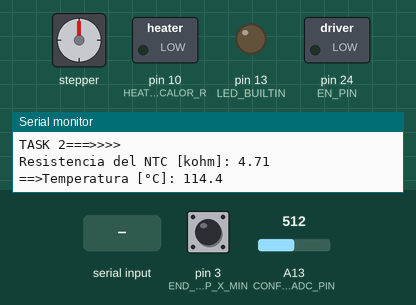
This sketch was run on a simulated Arduino Mega 2560, built with avr-gcc and run on an emulated ATmega2560. On the bench: stepper motor, switched loads named in the sketch (green lamp = pin HIGH), output pins drawn as LEDs (lit = HIGH), the last lines printed to the serial monitor. Wiring (inferred from the names in the program): stepper motor driver (200 steps per turn assumed): step pin 26; direction pin 28. The inputs (shaded band) are chosen by the test bench; at power-on: A13 (CONFIG_THERMISTOR_ADC_PIN) = 512, pin 3 (END_STOP_X_MIN) HIGH. Pins used as bus, display or sensor lines are not drawn.

Above: at 1.2 s.
1.3 s: "Task 2\n" received over Serial
At 3.2 s:
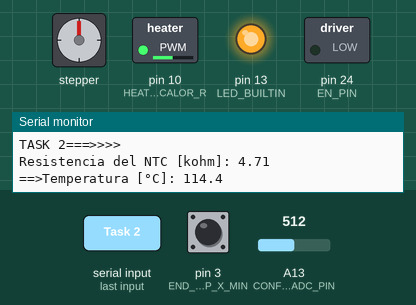
4.3 s: A13 (CONFIG_THERMISTOR_ADC_PIN) set to 15
At 5.3 s:
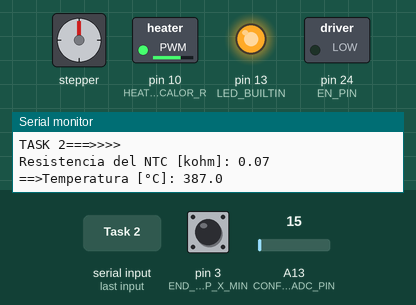
7.3 s: "R" received over Serial
At 8.87 s:
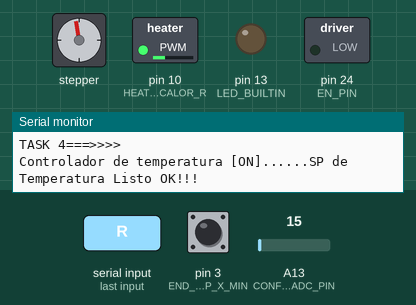
10.3 s: pin 3 (END_STOP_X_MIN) pulled LOW for 0.15 s
13.3 s: A13 (CONFIG_THERMISTOR_ADC_PIN) set to 56
16.3 s: A13 (CONFIG_THERMISTOR_ADC_PIN) set to 66
At 17.32 s:
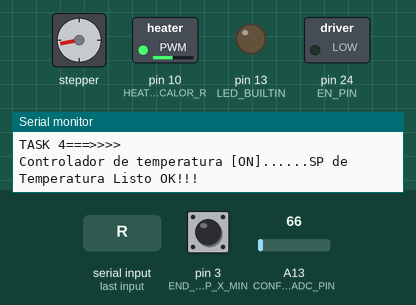
Timing chart, 0 to 22.4 s (numbered marks = the images above; inputs shaded):
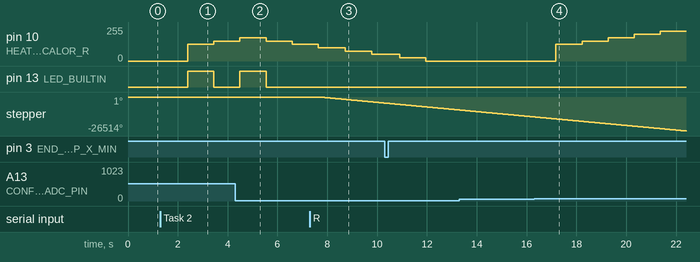

Measured:
- the behaviour switches between 60 and 61 on A13 (CONFIG_THERMISTOR_ADC_PIN) (found by bisection; images 3 and 4)
- after the input at 1.3 s, pin 10 (HEATER_CALOR_R): 0/255 → 125/255 after 1.1 s, → 150/255 1.0 s later; pin 13 (LED_BUILTIN): LOW → HIGH after 1.1 s, → LOW 1.0 s later
- after the input at 4.3 s, pin 13 (LED_BUILTIN): goes on until 5.5 s, then stays LOW
- after the input at 7.3 s, stepper: keeps turning counter-clockwise at about 1815°/s, starting after 0.39 s
- after the input at 16.3 s, pin 10 (HEATER_CALOR_R): moves from 0/255 to 225/255 over 4.2 s, starting after 0.88 s

The sketch:

EXTRUSOR_FILAMENTO.ino
```cpp
#include "Temperature_Controler.h"
#include "Thermistor.h"
#include "STEPPER_A4988.h"

#define HEATER_CALOR_R                    10
#define END_STOP_X_MIN                    3


//Sentido de giro
#define CK                                false
#define CCK                               false

//Definir el SET POINT DE TEMPERATURA o Temperatura que del 'hooter' deseada
#define SET_POINT_TEMPERATURA             260.0f

/*
  Estructuras y definiciones tipo
*/
typedef struct{
  uint8_t appEstadoActual;
  uint8_t appEstadoSiguiente;

}FSM_t;


/*
  Variables globales
*/
static int valPotenciaPWM=0;
static float temperatura;
static bool  tempControllerEnable=false;
static bool temperatureReady=false;
static uint8_t finalCarreraAlcanzado;
static uint8_t finalCarreraAlcanzadoPrev=HIGH;
static bool stepperState=false;                 //Flag para saber si el motor PAP esta rotando o no
static bool modoAutomatico=false;                //Por defecto puede iniciar en manual o en automatico

FSM_t FSM;                          //Variable para la maquina de estados

#define TASK1_POLLRATE_MS       15UL  //Tarea de ............Leer comandos del puerto consola
#define TASK2_POLLRATE_MS       20UL  //Tarea de ...............Leer y Calcular y mostrar la resistencia y Temperatura (toma unos 300ms en tltal) (MODO MAN)
#define TASK3_POLLRATE_MS       50UL  //Tarea de ...............leer pulsadores/switches
#define TASK4_POLLRATE_MS       1000UL  //Tarea de ..............SETEO EXACTO DE TEMPERATURA MEDIANTE CONTROLADOR (con la tempersra actual de la TASK2, y el SP de temperatura pre-establecido)
#define TASK5_POLLRATE_MS       100UL  //Tarea de ..............SECUENCIA AUTOMATICA DE CALENTAMIENTO Y ENROLLADO

#define NUMBER_OF_TASKS         5     //Cantidad de tareas del sistema

/*
    Directivas para la asignacion de estados
*/
#define ESTADO_DETENIDO                0x01
#define ESTADO_CALENTANDO_HOOTER       0x02
#define ESTADO_EXTRUYENDO              0x03

//Definir variables de temporizacion de las tareas
static uint32_t timePrev[NUMBER_OF_TASKS]={0};


/*
  Codigo de Tareas o Tasks
  Nota: Acciones Principales del sistema

*/
void Task1(void){
  /*
    TAREA DE ATENCION A ORDENES DE USUARIO DESDE CONSOLA
  */

  if(Serial.available()>0){
    char cmd=Serial.read();

    if(cmd=='H' && !tempControllerEnable &&!modoAutomatico){
      /*
        Solo si esta habilitado el modo manual
      */

      if(valPotenciaPWM>254) valPotenciaPWM=254;
      else                   valPotenciaPWM+=10;

      //Escribir periferico PWM
      analogWrite(HEATER_CALOR_R, valPotenciaPWM);

      //Informar por consola al usuario
      Serial.println("");
      Serial.print("potenccia PWM (resistencia calor) [+]= ");
      Serial.println(valPotenciaPWM);
      Serial.println("");


    }else if(cmd=='h' && !tempControllerEnable &&!modoAutomatico){
      /*
        Solo si esta habilitado el modo manual
      */
      if(valPotenciaPWM<0)   valPotenciaPWM=0;
      else                   valPotenciaPWM-=10;

     //Escribir periferico PWM
      analogWrite(HEATER_CALOR_R,valPotenciaPWM);

      //Informar por consola al usuario
      Serial.println("");
      Serial.print("potenccia PWM (resistencia calor) [-]= ");
      Serial.println(valPotenciaPWM);
      Serial.println("");

    }else if(cmd=='R' && !modoAutomatico){                                   //GIAR EL PAP
      /*
        Solo si esta habilitado el modo manual
      */
      stepperState=!stepperState;

      if(stepperState==true){
        //Girar el motor PAP a traves del driver A4988
        STEPPER_A4988_Rotate(CK);

        //Informar por consola al usuario
        Serial.println("");
        Serial.print("Girando motor PAP  [A4988]= ");
        CK? Serial.print("sentido CK"):Serial.print("sentido CCK");
        Serial.println("");

      }else{
          //Parar / Detener el PAP
         STEPPER_A4988_Stop();

         //Informar por consola al usuario
        Serial.println("");
        Serial.print("Deteniendo motor PAP  [A4988]......");
        Serial.println("");

      }


    }else if(cmd=='E'){

      //Colocar la resistencia de calor a 0 de potencia
      valPotenciaPWM=0;

      //DESHABILITAR el controlador de temperatura
      tempControllerEnable=false;

      //REESTABLECER en modo manual
      modoAutomatico=false;

      //INHABILIATR EL MOTOR PAP
      stepperState=false;

      //Actualizar el  periferico PWM
      analogWrite(HEATER_CALOR_R,valPotenciaPWM);

      //Parar / Detener el PAP
      STEPPER_A4988_Stop();

      //Informar por consola al usuario
      Serial.println("");
      Serial.print("potenccia PWM (resistencia calor) [OFF]= ");
      Serial.println(valPotenciaPWM);
      Serial.println("");

      //Informar por consola serie al usuario
      Serial.println("");
      modoAutomatico? Serial.print("MODO [AUTOMATICO] ESTABLECIDO"):Serial.print("MODO [MANUAL] ESTABLECIDO");
      Serial.println("");

      //Informar por consola al usuario
      Serial.println("");
      Serial.print("Deteniendo motor PAP  [A4988]......");
      Serial.println("");

    }else if(cmd=='T' && !modoAutomatico){
      /*
        Solo si esta habilitado el modo manual
      */

      //Habilitar el controlador de temperatura
      tempControllerEnable=!tempControllerEnable;

       //Informar por consola al usuario
      Serial.println("");
      tempControllerEnable? Serial.print("Controlador de temperatura [ON] ==>alcanzando temperatura progamada...."):Serial.print("Controlador de temperatura [DETENIDO]");
      Serial.println("");

    }else if(cmd=='M'){
      //Establecer en modo automatico /manual
      modoAutomatico=!modoAutomatico;

      //Informar por consola serie al usuario
      Serial.println("");
      modoAutomatico? Serial.print("MODO [AUTOMATICO] ESTABLECIDO"):Serial.print("MODO [MANUAL] ESTABLECIDO");
      Serial.println("");

    }else if(cmd=='p'){
      //Mostrar solo los parametros actuales del sistema a modo de copia o recordatorio


    }

  }

}

void Task2(void){

  // Calcular  la resistencia electrica en ohms del termistor usando la lectura del ADC
  float resistencia = thermistor_get_resistance(CONFIG_THERMISTOR_ADC_PIN, CONFIG_THERMISTOR_RESISTOR);

  // Calcular la TEMEPRATURA segun la resistencia del termistor
  temperatura = thermistor_get_temperature(resistencia);

  if(!modoAutomatico)
  {
    Serial.println("TASK 2===>>>>");

    // Imprimir resistencia y temperatura al monitor serial (a modo de testeo en el modo manual)
    Serial.print("Resistencia del NTC [kohm]: ");
    Serial.print(resistencia/1000, 2);
    Serial.print(" ==>Temperatura [°C]: ");
    Serial.println(temperatura, 1);
  }

}


void Task3(void){
  /*
    TAREA DE LECTURA DE SWITCHES Y PULSADORES
  */
    //Lectura del pin digital
  finalCarreraAlcanzado=digitalRead(END_STOP_X_MIN);

  //Retardo de debouncing
  delay(10);

  if(finalCarreraAlcanzado!=finalCarreraAlcanzadoPrev){

    Serial.println("TASK 3===>>>>");

    if(finalCarreraAlcanzado==LOW){
      //Hacer algo.....

      //Notificar al usuario
      Serial.println("");
      Serial.println("FINAL X_MIN [presionado]");
      Serial.println("");

    }else{  //finalCarreraAlcanzado==HIGH

      //Notificar al usuario
      Serial.println("");
      Serial.println("FINAL X_MIN [soltado]");
      Serial.println("");
    }

  }

  //Salvar el estadon del switch X_MIN
  finalCarreraAlcanzadoPrev=finalCarreraAlcanzado;

}

void Task4(void){

  /*
    TAREA DE CONTROL CASI exacto de la temperartura del sistema mediante controlador
    Nota: 'temperatura' es la variable que contiene la temperatura actual, que ya se calcula en 'Task 2'
          El controlador sera llamaddo cada  'TASK4_POLLRATE_MS'

    OBS: Debe habilitarse el flag 'tempControllerEnable' si se esta en modo MAN.
         La variable 'temperatureReady' indica si ya se llego al SP de temperatura requerido

    OBS: El controaldor de temperatura siempre debe de correr
  */

  if(tempControllerEnable==true){
    Serial.println("TASK 4===>>>>");
    Serial.print("Controlador de temperatura [ON]......");
    TEMPERATURE_Controller(SET_POINT_TEMPERATURA , temperatura, HEATER_CALOR_R, &temperatureReady);
    temperatureReady? Serial.println("SP de Temperatura Listo OK!!!"):Serial.println("SP de Temperatura en proceso....");
  }

}

void Task5(void){
  /*
    TAREA DE REALIZACION DE SECUENCIA AUTOMATICA DE CALENTAMIENTO Y ENROLLAMIENTO

    Nota: Para que inicie la secuencia basada en maquinas de estado FSM, debe estar habilitado el modo automatico (tecla 'M')
          Y se debe de haber accionado el final de carrera que esta en el pin 'END_STOP_X_MIN' que hace cambiar a la variable 'finalCarreraAlcanzado'
  */

  //Ejecutar la FSM solo si el modo automatico esta habilitado
  if(modoAutomatico==true){

    switch(FSM.appEstadoActual){
      case ESTADO_DETENIDO:
      /*
        Acciones del estado DETENIDO
      */
      //Colocar la resistencia de calor a 0 de potencia
      valPotenciaPWM=0;

      //DESHABILITAR el controlador de temperatura
      tempControllerEnable=false;

      //INHABILIATR EL MOTOR PAP
      stepperState=false;

      //Actualizar el  periferico PWM
      analogWrite(HEATER_CALOR_R, valPotenciaPWM);

      //Parar / Detener el PAP A4988
      STEPPER_A4988_Stop();

      /*
        Condiciones del estado DETENIDO
      */
      if(finalCarreraAlcanzado==LOW){ //Se presiono el Final de carrera
        FSM.appEstadoSiguiente=ESTADO_CALENTANDO_HOOTER;
        Serial.print("Task 5 ==>>");
        Serial.println("ESTADO SIGUIENTE: CALENTANDO_HOOTER...");
      }else{
        FSM.appEstadoSiguiente=ESTADO_DETENIDO;

      }

        break;

      case ESTADO_CALENTANDO_HOOTER:
      /*
        Acciones del estado CALENTANDO_HOOTER
      */
      //Habilitar el controlador de temperatura
      tempControllerEnable=true;

      /*
        Condiciones del estado CALENTANDO_HOOTER
      */
      if(temperatureReady==true){ //Si la Temperatura de la resistencia de calor ya esta lista
        FSM.appEstadoSiguiente=ESTADO_EXTRUYENDO;
        Serial.print("Task 5 ==>>");
        Serial.println("ESTADO SIGUIENTE: EXTRUYENDO...");

      }else{
        FSM.appEstadoSiguiente=ESTADO_CALENTANDO_HOOTER;

      }

        break;

      case ESTADO_EXTRUYENDO:
       /*
        Acciones del estado EXTRUYENDO
      */
      stepperState=true;
      //Girar el motor PAP a traves del driver A4988
      STEPPER_A4988_Rotate(CK);

       /*
        Condicion  del estado EXTRUYENDO
      */
      if(finalCarreraAlcanzado==HIGH){  //Se solto el Final de carrera ???
        FSM.appEstadoSiguiente=ESTADO_DETENIDO;
        Serial.print("Task 5 ==>>");
        Serial.println("ESTADO SIGUIENTE: DETENIDO...");

      }else{
        FSM.appEstadoSiguiente=ESTADO_EXTRUYENDO;

      }
        break;

    }

    //Transferir el sigueinte estado al estado actual
    FSM.appEstadoActual=FSM.appEstadoSiguiente;

  }//Fin de condicional del modo automatico

}

////////////////////////////////////////////////////////////////////////////////////////////////////////////////////////////////////////

/*
  ISR's subrutinas de interrupcion
*/


//////////////////////////////////////////////////////////////
void setup() {
  //Pines I/O.....resistenbcia de caloR y Final de carrera + LED el placa
  pinMode(LED_BUILTIN, OUTPUT);
  digitalWrite(LED_BUILTIN, LOW);

  pinMode(HEATER_CALOR_R, OUTPUT);
  analogWrite(HEATER_CALOR_R, 0);
  pinMode(END_STOP_X_MIN, INPUT_PULLUP);

  //Iniciar el driver del motor PAP A4988
  STEPPER_A4988_Initialize();

  //Iniciar consola del puerto serie
  Serial.begin(9600);

  //Mensaje
  Serial.println("RESET......\r\n");

  //Iniciar Maquina de estados
  FSM.appEstadoActual=ESTADO_DETENIDO;

  //Iniciar el temporizador de tareas
  Task_Init();

}

void loop() {

  //Actualizar los Task Scheduler...........
  if((millis() - timePrev[0])>=TASK1_POLLRATE_MS){
    timePrev[0]=millis();
    Task1();
  }

  if((millis() - timePrev[1])>=TASK2_POLLRATE_MS){
    timePrev[1]=millis();
    Task2();
  }

  if((millis() - timePrev[2])>=TASK3_POLLRATE_MS){
    timePrev[2]=millis();
    Task3();
  }

  if((millis() - timePrev[3])>=TASK4_POLLRATE_MS){
    timePrev[3]=millis();
    Task4();
  }

  if((millis() - timePrev[4])>=TASK5_POLLRATE_MS){
    timePrev[4]=millis();
    Task5();
  }

}

/*
  Codigo de Subfunciones de ayuda

*/

/**
  Inicializador de la temporizacion de las tareas

 */
void Task_Init(void){
    //Iniciar el arreglo de temporizacion de tareas
    for(int i=0; i<NUMBER_OF_TASKS; i++){
      timePrev[i]=millis();
    }
}
```

STEPPER_A4988.cpp
```cpp
#include "STEPPER_A4988.h"

extern void STEPPER_A4988_Initialize(void){
  //Configurar los Pines I/O del driver A4988 hacia el motor PAP
  pinMode(STEP_PIN,OUTPUT);
  digitalWrite(STEP_PIN, LOW);
  pinMode(DIR_PIN,OUTPUT);

  //Inhabilitar el driver A4988 (pin EN como entrada)
  STEPPER_A4988_Disable();

  //Configurar el periferico Timer (es el que accionara el motor PAP mediante el driver A4988)
  Timer1.initialize(TICK_STEPPER_US);
  Timer1.attachInterrupt(toogleSTEP_PAP);
  Timer1.stop();                    //Inicialmente detener el Timer1

}

extern void STEPPER_A4988_Rotate(const bool direction){
  //Habilitar el motor A4988
  STEPPER_A4988_Enable();

  //Establecer la direccion de giro
  if(direction==true)     digitalWrite(DIR_PIN,HIGH);
  else                    digitalWrite(DIR_PIN,LOW);

  //Activar el envio de pulsos (desde la interrupcion)
  Timer1.start();

}

extern void STEPPER_A4988_Stop(void){
   //Desactivar el envio de pulsos (desde la interrupcion)
  Timer1.stop();

  //Deshabilitar el pin ENABLE
  STEPPER_A4988_Disable();

}

static void STEPPER_A4988_Enable(void){
   //Habilitar el EN  a LOW (para poder hacer giros)
  pinMode(EN_PIN, OUTPUT);
  digitalWrite(EN_PIN, LOW);

}

static void STEPPER_A4988_Disable(void){
  //Deshabilitar el EN............ya se tiene un pull up en la placa
  pinMode(EN_PIN, INPUT);

}

/*
  ISR's subrutinas de interrupcion
*/
void toogleSTEP_PAP(void){
  stepPinState=!stepPinState;
  digitalWrite(STEP_PIN, stepPinState);
}
```

STEPPER_A4988.h
```cpp
#ifndef STEPPER_A4988_h
#define STEPPER_A4988_h

// the #include statment and code go here...
#include "Arduino.h"
#include <TimerOne.h>


//Defines
//Defines pins numbers...............ver documento "RAMPS_1-4manual.pdf"
#define STEP_PIN                          26
#define DIR_PIN                           28
#define EN_PIN                            24

//Definir la velocidad de toogleo del tren de pulsos hacia el motor
#define TICK_STEPPER_US                   500
//#define TICK_STEPPER_US                   250

/*
  Global variables
  Access: ISR
*/
//Definir variables de interrupcion (aquellas que seran modificadas en los ISR)
static volatile uint8_t stepPinState=LOW;

/*
  Function prototypes
  Access  Public
*/
extern void STEPPER_A4988_Initialize(void);
extern void STEPPER_A4988_Rotate(const bool direction);
extern void STEPPER_A4988_Stop(void);

/*
  Function prototypes
  Access  Private
*/
static void STEPPER_A4988_Enable(void);
static void STEPPER_A4988_Disable(void);

/*
  Function prototypes
  Access  ISR  (Solo sera accesada por el ISR)
*/
void toogleSTEP_PAP(void);

#endif
```

Temperature_Controler.cpp
```cpp
#include "Temperature_Controler.h"


extern void TEMPERATURE_Controller(const float desiredTemperature , const float currentTemperature, const uint8_t pinPWM, bool *pTemperatureReady){

  if (currentTemperature < desiredTemperature - temperatureTolerance) {
    //Clear flag for temperature Ready calculation
    //*pTemperatureReady=false;

    //Hacer TOOGLE de LED si aun no se alcanza la temperatura
   // ledState=!ledState;
   // digitalWrite(LED_BUILTIN, ledState);

    // Calculate required heating time
    heatingTime =( (desiredTemperature - currentTemperature) / heatingRate ) * 1000;  // Convert to milliseconds

    // Start heating if not already heating
    if (lastHeatStartTime == 0) {
      lastHeatStartTime = millis();
      pwmValue = minPwm;  // Start with minimum PWM value
    }

    // Increment PWM value if heating time is not elapsed
    if (millis() - lastHeatStartTime < heatingTime) {
      pwmValue = min(pwmValue + pwmIncrement, pwmMax);
    } else {
      pwmValue = minPwm;  // Maintain minimum PWM value if heating time is elapsed
      lastHeatStartTime = millis();  // Reset heating time
    }
  } else if (currentTemperature > desiredTemperature + temperatureTolerance) {
     //Clear flag for temperature Ready calculation
    //*pTemperatureReady=false;

    //Hacer TOOGLE de LED si aun no se alcanza la temperatura
   // ledState=!ledState;
    //digitalWrite(LED_BUILTIN, ledState);

    // Decrement PWM value if temperature is above setpoint
    pwmValue = max(pwmValue - pwmIncrement, 0);
    lastHeatStartTime = 0;  // Stop heating time calculation
  } else {
    // Maintain current PWM value if temperature is within tolerance
    lastHeatStartTime = 0;  // Stop heating time calculation

    //Set flag for temperature Ready calculation
    //*pTemperatureReady=true;

    //APAGAR el LED si ya se alcanzo la temperatura
   //ledState=LOW;
   // digitalWrite(LED_BUILTIN, ledState);
  }

////////////////////////////////////////////////////////////////////////////////////

  if((desiredTemperature - currentTemperature)<=10.0f){
    //Set flag for temperature Ready calculation
    *pTemperatureReady=true;

    //APAGAR el LED si ya se alcanzo la temperatura
    ledState=LOW;
    digitalWrite(LED_BUILTIN, ledState);

  }else{

     //Clear flag for temperature Ready calculation
    *pTemperatureReady=false;

    //Hacer TOOGLE de LED si aun no se alcanza la temperatura
    ledState=!ledState;
    digitalWrite(LED_BUILTIN, ledState);

  }

 //Actualizar el valor del duty PWM
  analogWrite(pinPWM, pwmValue);

}
```

Source omitted: Temperature_Controler.h (970 bytes), Thermistor.cpp (1819 bytes), Thermistor.h (646 bytes)
